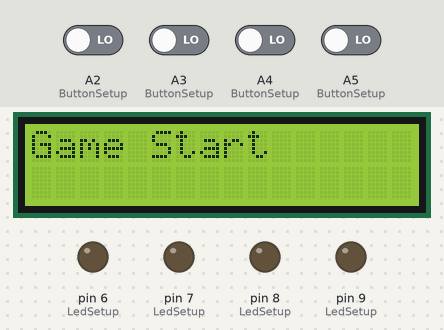
Bench run of a sketch on a simulated Arduino Uno, built with avr-gcc and run on an emulated ATmega328P. Shown: 16×2 character LCD, output pins drawn as LEDs (lit = HIGH). The test bench sets the inputs (shaded band); at power-on: A2 (ButtonSetup), A3 (ButtonSetup), A4 (ButtonSetup), A5 (ButtonSetup) LOW. Random numbers use the default seed unless the sketch sets one.

Above: at 4.5 s.
4.6 s: A2 (ButtonSetup) driven HIGH and A3 (ButtonSetup) driven HIGH
At 6.8 s:
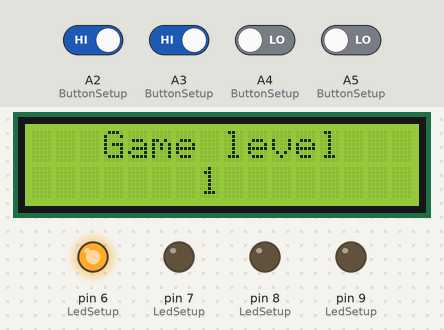
At 12.6 s:
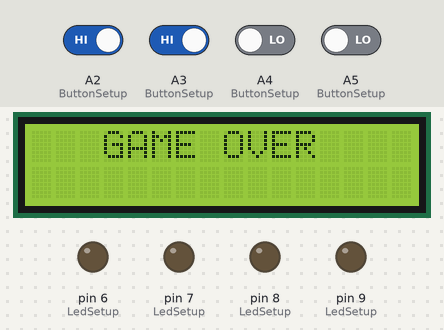
Timing chart, 0 to 41.2 s (numbered marks = the images above; inputs shaded):
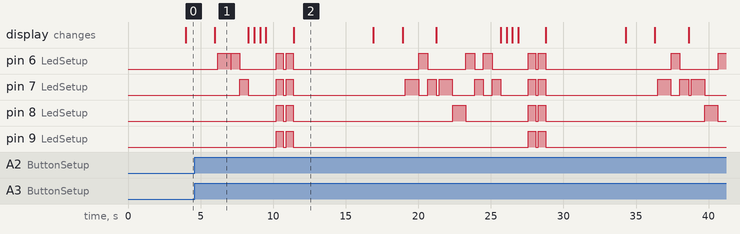

Measured:
- after the input at 4.6 s, pin 7 (LedSetup): LOW → HIGH after 3.1 s, → LOW 0.60 s later, → HIGH 1.9 s later, → LOW 0.50 s later, … (26 changes in this stretch); pin 8 (LedSetup): LOW → HIGH after 5.6 s, → LOW 0.50 s later, → HIGH 0.20 s later, → LOW 0.50 s later, … (12 changes in this stretch)
- what the display in image 1 shows lasts 2.3 s, from 6.0 s to 8.3 s

The sketch:

MemoryGame.ino
```cpp
#include<LiquidCrystal.h>                //LCD를 프로그래밍을 하기 위한 헤더
#include"variable.h"                       //전역변수 모아놓은 헤더

LiquidCrystal lcd(12, 11, 5, 4, 3, 2);   //LCD 핀 설정

#include"LCD.h"                            //LCD 출력 함수

void setup()
{
  randomSeed(analogRead(0));              //랜덤 시드 초기화

  short i;
  for(i=0;i<4;i++){                       //Button 4개, LED 4개
    pinMode(ButtonSetup[i],INPUT);        //Button 핀 설정
    pinMode(LedSetup[i],OUTPUT);          //LED 핀 설정
  }
  lcd.begin(16,2);                        //LCD 초기 설정
  lcd.setCursor(0,0);                     //LCD (커서)위치 설정
  delay(900);                             //Delay 0.9s
  lcd.clear();                            //LCD 화면 지우기
}

void loop()
{
  int n_array[n_levels];
  int u_array[n_levels];

  int i;

  //n_array와 u_array가 일치한다면 새 게임을 시작합니다.
  if (game_on == 0) {                               //만약
    for (i = 0; i < n_levels; i = i + 1) {          //설정한 level만큼 반복
      n_array[i] = 0;                               //0으로 초기화
      u_array[i] = 0;
      rand_num = random(1, 200);                    //1부터 200까지의 난수 생성
      if (rand_num <= 50)                           //0보다 크고 50보다 작거나 같을 때 (Case) 0
        rando = 0;
      else if (rand_num > 50 && rand_num <= 100)    //50보다 크고 100보다 작을 때 (Case) 1
        rando = 1;
      else if (rand_num > 100 && rand_num <= 150)   //100보다 크고 150보다 작을 때 (Case) 2
        rando = 2;
      else if (rand_num <= 200)                     //150보다 크고 200보다 작을 때 (Case) 3
        rando = 3;

      n_array[i] = rando;                           //랜덤값 저장

    }

    game_on = 1;                    //게임 시작
    delay(3000);                    //1초 대기
    GameStart();                    //Show Game Start
    delay(2000);                    //0.5초 대기
  }
  GameLevel(currentlevel);          //Show Game Level

  if (wait == 0) {                  //wait값이 0이라면
    delay (200);                    //0.2초 대기
    i = 0;
    for (i = 0; i < currentlevel; i = i + 1) {   //현재 레벨(currentlevel)만큼 반복
      leddelay = 1.5 * ledtime / (1 + (speedfactor / n_levels) * (currentlevel - 1)); //
      pinandtone = n_array[i];                                                  //난수(랜덤값) 저장
      digitalWrite(pinandtone + 6, HIGH);                                       //LED ON
      delay(leddelay * 1.2);                                                          //
      digitalWrite(pinandtone + 6, LOW);                                        //LED OFF
      delay(100 / speedfactor);                                                 //
    }
    wait = 1;                               //wait 1
  }
  i = 0;
  int buttonchange = 0;
  int j = 0;
  while (j < currentlevel) {                //j가 현재 레벨보다 작을 때까지 반복
    while (buttonchange == 0) {             //button
      for (i = 0; i < 4; i = i + 1) {       //4번 반복
        buttonState[i] = digitalRead(ButtonSetup[i]);   //현재 버튼의 상태를 buttonState의 상태에 저장
        buttonchange = buttonchange + buttonState[i];
      }
    }
    for (i = 0; i < 4; i = i + 1) {   //4번 반복
      if (buttonState[i] == HIGH) {   //i번째의 버튼이 눌렸다면
        digitalWrite(i + 6, HIGH);    //
        delay(ledtime * 1.2);         //
        digitalWrite(i + 6, LOW);     //
        wait = 0;                     //
        u_array[j] = i;               //j단계에선 i번째 LED가 켜졌다는 것을 저장
        buttonState[i] = LOW;         //버튼 초기화
        buttonchange = 0;             //
      }
    }

    if (u_array[j] == n_array[j]) {   //버튼을 정확이 눌렀다면
      j++;                            //
      right = 1;                      //
    }
    else {                            //Game Over
      right = 0;
      i = 4;
      j = currentlevel;
      wait = 0;
    }
  }

  if (right == 0) {                    //Game Over
    lcd.noDisplay();
    delay(400);
    lcd.display();
    delay(400);
    lcd.noDisplay();
    delay(400);
    lcd.display();
    delay(400);

    delay(300);
    i = 0;
    game_on = 0;
    currentlevel = 1;

    for (i = 0; i < 4; i = i + 1) {
      digitalWrite(i + 6, HIGH);
    }
    delay(ledtime);
    for (i = 0; i < 4; i = i + 1) {
      digitalWrite(i + 6, LOW);
    }

    delay (200);
    for (i = 0; i < 4; i = i + 1) {
      digitalWrite(i + 6, HIGH);
    }
    delay(ledtime);
    for (i = 0; i < 4; i = i + 1) {
      digitalWrite(i + 6, LOW);
    }

    lcd.clear();
    //
    GameOver();
    delay(2000);
    //
    delay(500);
    game_on = 0;
  }

  if (right == 1) {          //currentlevel success
    currentlevel++;
    wait = 0;
  }

  //게임 클리어
  if (currentlevel == n_levels) {
    delay(300);
    GameClear();

    //게임 재시작을 위한 변수 설정
    game_on = 0;
    currentlevel = 1;
    n_levels = n_levels + 2;
    speedfactor = speedfactor + 1;
  }
}
```

Variable.h
```cpp
#define button1 A2              //첫 번째 button
#define button2 A3              //두 번째 button
#define button3 A4              //세 번째 button
#define button4 A5              //네 번째 button

#define led1 6                  //첫 번째 LED
#define led2 7                  //두 번째 LED
#define led3 8                  //세 번째 LED
#define led4 9                  //네 번쨰 LED

int ButtonSetup[] = {button1, button2, button3, button4};
int LedSetup[] = {led1, led2, led3, led4};
int buttonState[] = {0, 0, 0, 0};
int lastButtonState[] = {0, 0, 0, 0};
int buttonPushCounter[] = {0, 0, 0, 0};

int game_on = 0;        //
int wait = 0;           //
int currentlevel = 1;   //현재 진행 단계의 level
long rand_num = 0;      //random 함수로부터 생성된 난수를 담기 위한 long 형태의 변수
int rando = 0;          //rand_num의 값에 따라 넣으줄 int 형태의 변수(생성된 난수를 바탕으로 킬 ELD를 정해줄 때 사용)
int butwait = 500;      //다음 버튼이 눌러지기까지 대기하는 시간
int ledtime = 500;      //버튼이 눌러졌을 때 LED가 점등해 있는 시간
int n_levels = 30;      //게임의 maximum 단계
int pinandtone = 0;     //생성된 난수에 따라 킬 배열 순서를 담는 변수(n_array의 값)
int speedfactor = 5;    //


int leddelay = 200;     //처음 레벨일 때 LED 속도, 레벨이 증가할수록 LED delay 감소
int right = 0;          //다음 레벨로 넘어가는 과정에서 버튼이 제대로 눌렀는지 안눌렀는지를 판단하기 위해 사용할 변수
```

LCD.h
```cpp
//Show GameStart
void GameStart()
{
  lcd.clear();
  lcd.write("Game Start");
}

//Show Gamelevel
void GameLevel(int i)
{
  char num[2] = {0};
  if(i <= 9){
    lcd.clear();
    lcd.write("   Game level   ");
    lcd.setCursor(7,1);
    lcd.print(i);
  }else{
    lcd.clear();
    lcd.write("   Game level");
    lcd.setCursor(7,1);
    num[0] = i / 10 + '0';
    num[1] = i % 10 + '0';
    lcd.write(num);
  }
}

//Show GameOver
void GameOver()
{
  lcd.setCursor(0,0);
  lcd.clear();
  lcd.setCursor(0,0);
  lcd.write("   GAME OVER");
  //delay(600);
}

//GameClear
void GameClear()
{
  lcd.setCursor(3,0);
  lcd.clear();
  lcd.write("  Game Clear");
  delay(5000);
  lcd.clear();
}
```
